Frame 1 (no input): blank canvas, image omitted
Frame 60 (the mouse pressed at the canvas centre just before this capture): blank canvas, image omitted
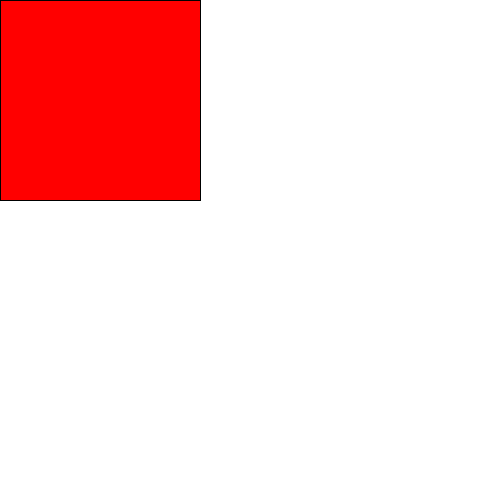
Frame 120 (the mouse held since frame 60 and released just before this capture)

The Processing sketch whose frames 1 and 60 were blank and that drew this single picture after the mouse press (run headless with seeded random() and noise(); from frame 60 on, the mouse is pressed at the canvas centre):

// Processing sketch: Timing_Example
// ── Timing_Example.pde
void setup() {
  
  // Draw canvas
  size(500, 500);
  
  // Fill for shapes
  fill(255, 0, 0);
  
}

void draw() {
  
  // Draw a square every two seconds, otherwise, draw a blank screen
  if (frameCount % 120 == 0) {
      rect(0, 0, 200, 200);  
  } else {
      background(255);
  }
  
}
